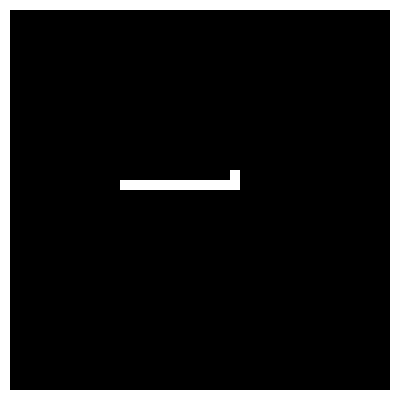

A level layout from a 2D game, rendered from its tile map. Below: a short description, then the map file with tile-grid data replaced by summaries:
An orthogonal 40x40 tile map with 10x10 px tiles, 2 tile layers (Tile Layer 2, Tile Layer 3), 2 tilesets and 4 objects (4x Wall).

<map version="1.0" orientation="orthogonal" width="40" height="40" tilewidth="10" tileheight="10">
 <tileset firstgid="1" name="Space" tilewidth="10" tileheight="10">
  <image source="Space.png" width="10" height="10" />
  <tile id="0">
   <properties>
    <property name="Space" value="1" />
   </properties>
  </tile>
 </tileset>
 <tileset firstgid="2" name="Wall" tilewidth="10" tileheight="10">
  <image source="Wall.png" width="10" height="10" />
  <tile id="1">
   <properties>
    <property name="Wall" value="1" />
   </properties>
  </tile>
 </tileset>
 <layer name="Tile Layer 2" width="40" height="40">
  <data>[1600 cells, 156 non-empty, 1 distinct tile ids]</data>
 </layer>
 <objectgroup name="Object Layer 2" width="40" height="40">
  <object name="WallT" type="Wall" x="10" y="0" width="390" height="10">
   <properties>
    <property name="WallT" value="1" />
   </properties>
  </object>
  <object name="WallL" type="Wall" x="0" y="0" width="10" height="400">
   <properties>
    <property name="WallL" value="1" />
   </properties>
  </object>
  <object name="WallB" type="Wall" x="10" y="390" width="390" height="10">
   <properties>
    <property name="WallB" value="1" />
   </properties>
  </object>
  <object name="WallR" type="Wall" x="390" y="10" width="10" height="380">
   <properties>
    <property name="WallR" value="1" />
   </properties>
  </object>
 </objectgroup>
 <layer name="Tile Layer 3" width="40" height="40">
  <data>[1600 cells, 35 non-empty, 2 distinct tile ids]</data>
 </layer>
</map>